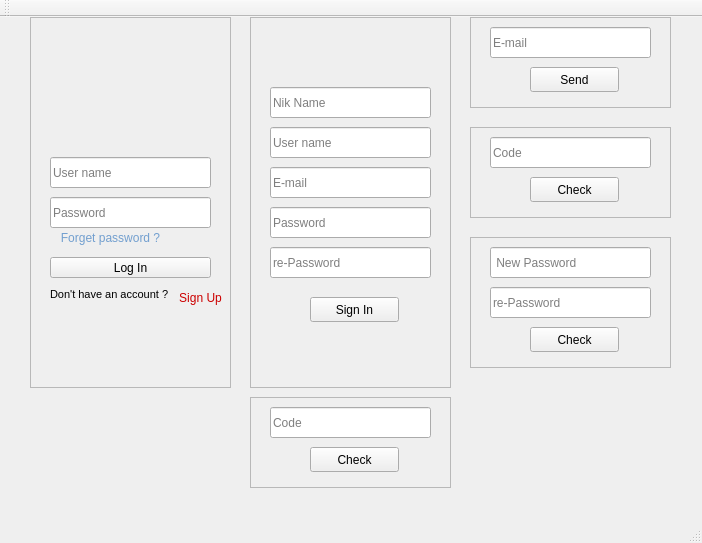
<?xml version="1.0" encoding="UTF-8"?>
<ui version="4.0">
 <class>MainWindow</class>
 <widget class="QMainWindow" name="MainWindow">
  <property name="geometry">
   <rect>
    <x>0</x>
    <y>0</y>
    <width>702</width>
    <height>543</height>
   </rect>
  </property>
  <property name="cursor">
   <cursorShape>SizeFDiagCursor</cursorShape>
  </property>
  <property name="windowTitle">
   <string>MainWindow</string>
  </property>
  <property name="toolTip">
   <string>&lt;html&gt;&lt;head/&gt;&lt;body&gt;&lt;p&gt;&lt;br/&gt;&lt;/p&gt;&lt;/body&gt;&lt;/html&gt;</string>
  </property>
  <property name="styleSheet">
   <string notr="true"/>
  </property>
  <widget class="QWidget" name="centralwidget">
   <widget class="QFrame" name="frame">
    <property name="geometry">
     <rect>
      <x>30</x>
      <y>0</y>
      <width>201</width>
      <height>371</height>
     </rect>
    </property>
    <property name="frameShape">
     <enum>QFrame::StyledPanel</enum>
    </property>
    <property name="frameShadow">
     <enum>QFrame::Raised</enum>
    </property>
    <widget class="QLineEdit" name="lineEdit">
     <property name="geometry">
      <rect>
       <x>20</x>
       <y>140</y>
       <width>161</width>
       <height>31</height>
      </rect>
     </property>
     <property name="placeholderText">
      <string>User name</string>
     </property>
    </widget>
    <widget class="QLineEdit" name="lineEdit_2">
     <property name="geometry">
      <rect>
       <x>20</x>
       <y>180</y>
       <width>161</width>
       <height>31</height>
      </rect>
     </property>
     <property name="placeholderText">
      <string>Password</string>
     </property>
    </widget>
    <widget class="QPushButton" name="pushButton">
     <property name="geometry">
      <rect>
       <x>20</x>
       <y>240</y>
       <width>161</width>
       <height>21</height>
      </rect>
     </property>
     <property name="text">
      <string>Log In</string>
     </property>
    </widget>
    <widget class="QPushButton" name="pushButton_2">
     <property name="geometry">
      <rect>
       <x>10</x>
       <y>210</y>
       <width>141</width>
       <height>21</height>
      </rect>
     </property>
     <property name="styleSheet">
      <string notr="true">color: rgb(114, 159, 207);</string>
     </property>
     <property name="text">
      <string>Forget password ?</string>
     </property>
     <property name="flat">
      <bool>true</bool>
     </property>
    </widget>
    <widget class="QLabel" name="label">
     <property name="geometry">
      <rect>
       <x>20</x>
       <y>270</y>
       <width>121</width>
       <height>16</height>
      </rect>
     </property>
     <property name="text">
      <string>&lt;html&gt;&lt;head/&gt;&lt;body&gt;&lt;p&gt;&lt;span style=&quot; font-size:8pt;&quot;&gt;Don't have an account ?&lt;/span&gt;&lt;/p&gt;&lt;/body&gt;&lt;/html&gt;</string>
     </property>
    </widget>
    <widget class="QPushButton" name="pushButton_3">
     <property name="geometry">
      <rect>
       <x>140</x>
       <y>270</y>
       <width>61</width>
       <height>21</height>
      </rect>
     </property>
     <property name="styleSheet">
      <string notr="true">color: rgb(204, 0, 0);</string>
     </property>
     <property name="text">
      <string>Sign Up</string>
     </property>
     <property name="flat">
      <bool>true</bool>
     </property>
    </widget>
   </widget>
   <widget class="QFrame" name="frame_2">
    <property name="geometry">
     <rect>
      <x>250</x>
      <y>0</y>
      <width>201</width>
      <height>371</height>
     </rect>
    </property>
    <property name="frameShape">
     <enum>QFrame::StyledPanel</enum>
    </property>
    <property name="frameShadow">
     <enum>QFrame::Raised</enum>
    </property>
    <widget class="QLineEdit" name="lineEdit_3">
     <property name="geometry">
      <rect>
       <x>20</x>
       <y>70</y>
       <width>161</width>
       <height>31</height>
      </rect>
     </property>
     <property name="placeholderText">
      <string>Nik Name</string>
     </property>
    </widget>
    <widget class="QLineEdit" name="lineEdit_4">
     <property name="geometry">
      <rect>
       <x>20</x>
       <y>110</y>
       <width>161</width>
       <height>31</height>
      </rect>
     </property>
     <property name="placeholderText">
      <string>User name</string>
     </property>
    </widget>
    <widget class="QLineEdit" name="lineEdit_5">
     <property name="geometry">
      <rect>
       <x>20</x>
       <y>150</y>
       <width>161</width>
       <height>31</height>
      </rect>
     </property>
     <property name="text">
      <string/>
     </property>
     <property name="placeholderText">
      <string>E-mail</string>
     </property>
    </widget>
    <widget class="QLineEdit" name="lineEdit_6">
     <property name="geometry">
      <rect>
       <x>20</x>
       <y>230</y>
       <width>161</width>
       <height>31</height>
      </rect>
     </property>
     <property name="text">
      <string/>
     </property>
     <property name="placeholderText">
      <string>re-Password</string>
     </property>
    </widget>
    <widget class="QLineEdit" name="lineEdit_7">
     <property name="geometry">
      <rect>
       <x>20</x>
       <y>190</y>
       <width>161</width>
       <height>31</height>
      </rect>
     </property>
     <property name="placeholderText">
      <string>Password</string>
     </property>
    </widget>
    <widget class="QPushButton" name="pushButton_4">
     <property name="geometry">
      <rect>
       <x>60</x>
       <y>280</y>
       <width>89</width>
       <height>25</height>
      </rect>
     </property>
     <property name="text">
      <string>Sign In</string>
     </property>
    </widget>
   </widget>
   <widget class="QFrame" name="frame_8">
    <property name="geometry">
     <rect>
      <x>250</x>
      <y>380</y>
      <width>201</width>
      <height>91</height>
     </rect>
    </property>
    <property name="frameShape">
     <enum>QFrame::StyledPanel</enum>
    </property>
    <property name="frameShadow">
     <enum>QFrame::Raised</enum>
    </property>
    <widget class="QLineEdit" name="lineEdit_8">
     <property name="geometry">
      <rect>
       <x>20</x>
       <y>10</y>
       <width>161</width>
       <height>31</height>
      </rect>
     </property>
     <property name="placeholderText">
      <string>Code</string>
     </property>
    </widget>
    <widget class="QPushButton" name="pushButton_5">
     <property name="geometry">
      <rect>
       <x>60</x>
       <y>50</y>
       <width>89</width>
       <height>25</height>
      </rect>
     </property>
     <property name="text">
      <string>Check</string>
     </property>
    </widget>
   </widget>
   <widget class="QFrame" name="frame_9">
    <property name="geometry">
     <rect>
      <x>470</x>
      <y>0</y>
      <width>201</width>
      <height>91</height>
     </rect>
    </property>
    <property name="frameShape">
     <enum>QFrame::StyledPanel</enum>
    </property>
    <property name="frameShadow">
     <enum>QFrame::Raised</enum>
    </property>
    <widget class="QLineEdit" name="lineEdit_9">
     <property name="geometry">
      <rect>
       <x>20</x>
       <y>10</y>
       <width>161</width>
       <height>31</height>
      </rect>
     </property>
     <property name="placeholderText">
      <string>E-mail</string>
     </property>
    </widget>
    <widget class="QPushButton" name="pushButton_6">
     <property name="geometry">
      <rect>
       <x>60</x>
       <y>50</y>
       <width>89</width>
       <height>25</height>
      </rect>
     </property>
     <property name="text">
      <string>Send</string>
     </property>
    </widget>
   </widget>
   <widget class="QFrame" name="frame_10">
    <property name="geometry">
     <rect>
      <x>470</x>
      <y>110</y>
      <width>201</width>
      <height>91</height>
     </rect>
    </property>
    <property name="frameShape">
     <enum>QFrame::StyledPanel</enum>
    </property>
    <property name="frameShadow">
     <enum>QFrame::Raised</enum>
    </property>
    <widget class="QLineEdit" name="lineEdit_10">
     <property name="geometry">
      <rect>
       <x>20</x>
       <y>10</y>
       <width>161</width>
       <height>31</height>
      </rect>
     </property>
     <property name="placeholderText">
      <string>Code</string>
     </property>
    </widget>
    <widget class="QPushButton" name="pushButton_7">
     <property name="geometry">
      <rect>
       <x>60</x>
       <y>50</y>
       <width>89</width>
       <height>25</height>
      </rect>
     </property>
     <property name="text">
      <string>Check</string>
     </property>
    </widget>
   </widget>
   <widget class="QFrame" name="frame_11">
    <property name="geometry">
     <rect>
      <x>470</x>
      <y>220</y>
      <width>201</width>
      <height>131</height>
     </rect>
    </property>
    <property name="frameShape">
     <enum>QFrame::StyledPanel</enum>
    </property>
    <property name="frameShadow">
     <enum>QFrame::Raised</enum>
    </property>
    <widget class="QPushButton" name="pushButton_8">
     <property name="geometry">
      <rect>
       <x>60</x>
       <y>90</y>
       <width>89</width>
       <height>25</height>
      </rect>
     </property>
     <property name="text">
      <string>Check</string>
     </property>
    </widget>
    <widget class="QLineEdit" name="lineEdit_16">
     <property name="geometry">
      <rect>
       <x>20</x>
       <y>10</y>
       <width>161</width>
       <height>31</height>
      </rect>
     </property>
     <property name="placeholderText">
      <string> New Password</string>
     </property>
    </widget>
    <widget class="QLineEdit" name="lineEdit_17">
     <property name="geometry">
      <rect>
       <x>20</x>
       <y>50</y>
       <width>161</width>
       <height>31</height>
      </rect>
     </property>
     <property name="text">
      <string/>
     </property>
     <property name="placeholderText">
      <string>re-Password</string>
     </property>
    </widget>
   </widget>
  </widget>
  <widget class="QMenuBar" name="menubar">
   <property name="geometry">
    <rect>
     <x>0</x>
     <y>0</y>
     <width>702</width>
     <height>22</height>
    </rect>
   </property>
  </widget>
  <widget class="QStatusBar" name="statusbar"/>
  <widget class="QToolBar" name="toolBar">
   <property name="windowTitle">
    <string>toolBar</string>
   </property>
   <attribute name="toolBarArea">
    <enum>TopToolBarArea</enum>
   </attribute>
   <attribute name="toolBarBreak">
    <bool>false</bool>
   </attribute>
  </widget>
 </widget>
 <resources/>
 <connections/>
</ui>
